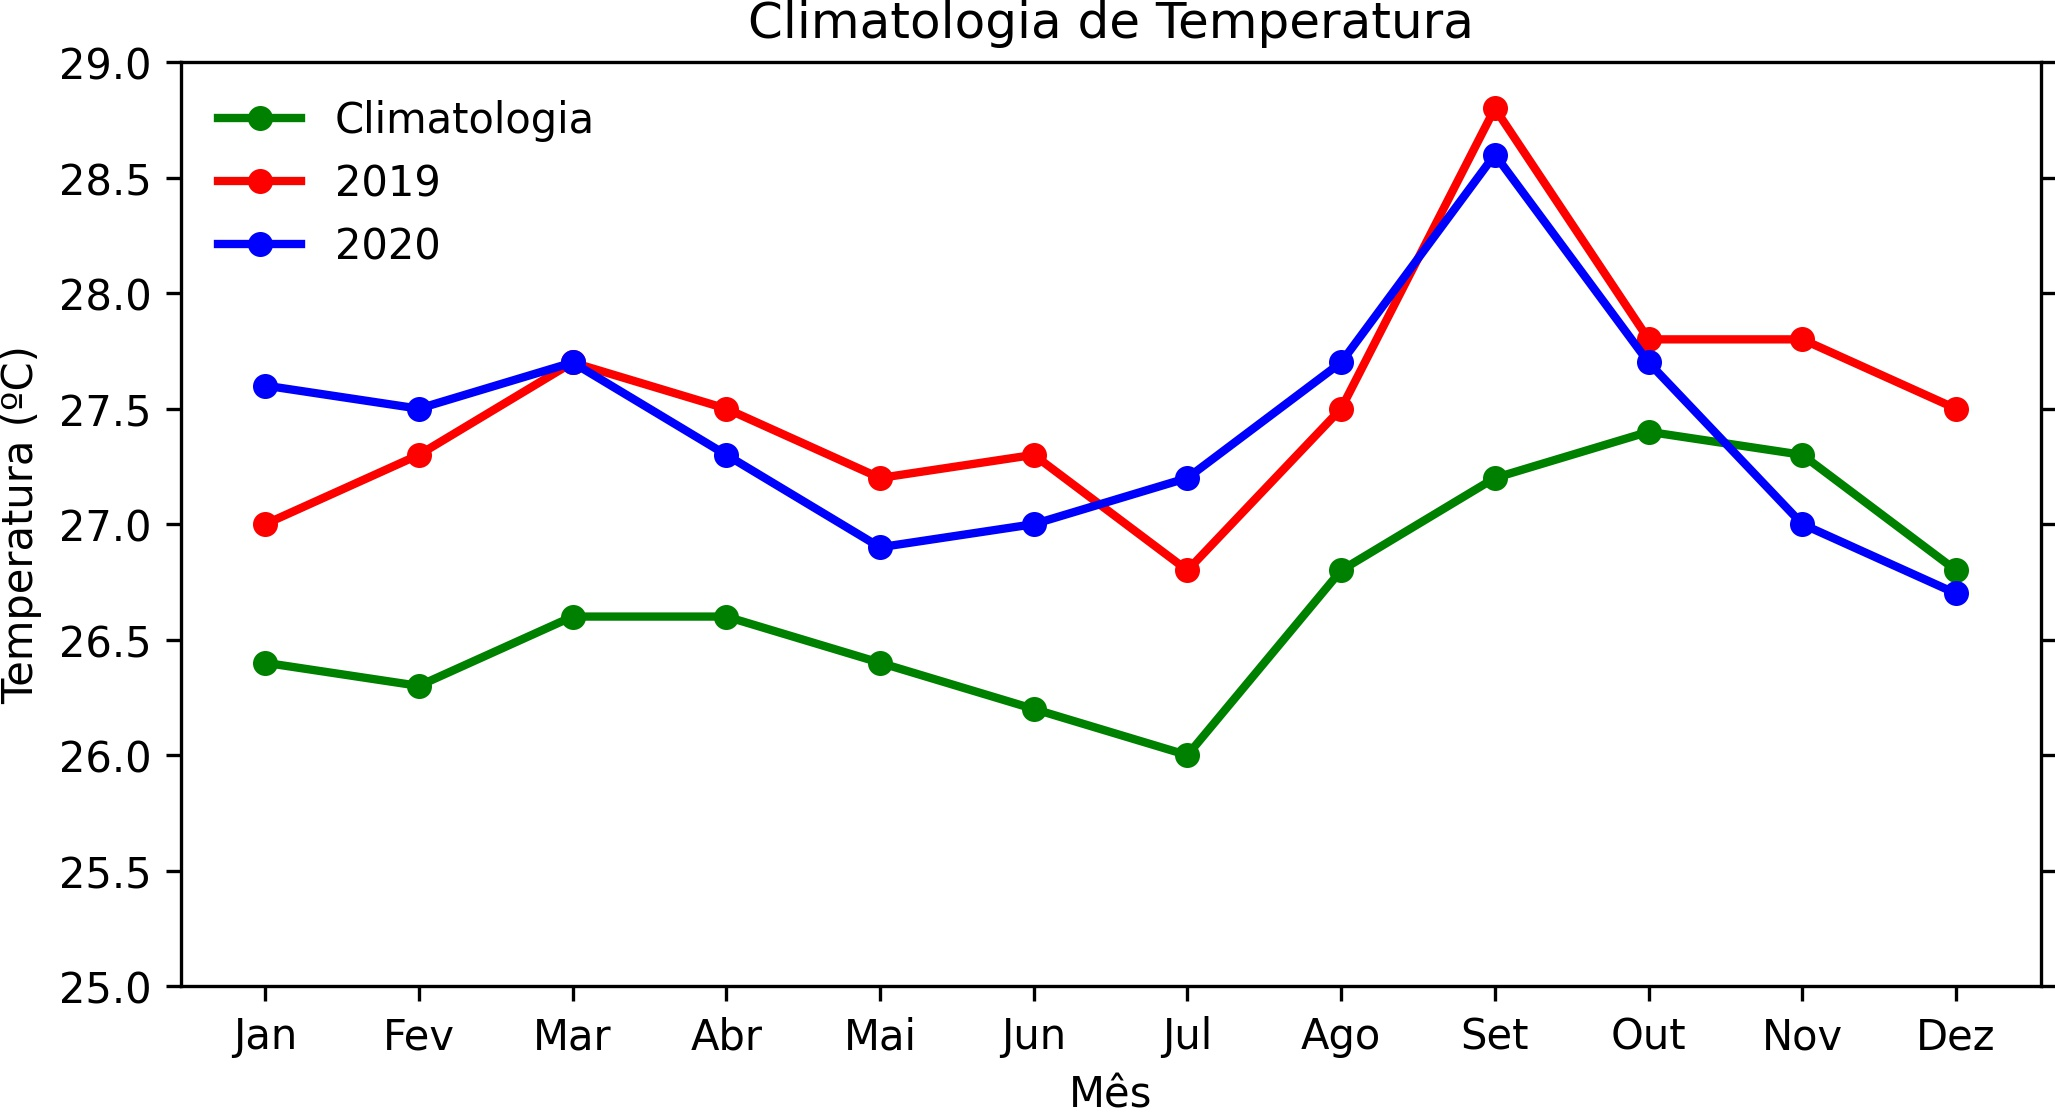

Here is the Python script that generated this plot:
import pandas as pd
import matplotlib.pyplot as plt

# Abertura do arquivo temperatura.txt com o separador TAB. Adiciona também o título de cada coluna.
# O arquivo tem formato de 12 linhas por 4 colunas. A primeira coluna é o mês, a segunda, a climatologia, 
# a terceria, o ano de 2019 e a quarta, o ano de 2020.
# Utiliza o separador '\t' que quer dizer TAB e cria o título para cada uma das colunas.
df = pd.read_csv('../dados/texto/temperatura.txt', sep= '\t', names=['Mês', 'Climatologia', '2019', '2020'])

x = df['Mês']  # Importa os valores da coluna Mês.
y1 = df['Climatologia']  # Importa os valores da coluna Climatologia.
y2 = df['2019']  # Importa os valores da coluna 2019.
y3 = df['2020']  # Importa os valores da coluna 2020.

# Explicar isso. Comprimento e altura da figura.
fig, ax = plt.subplots(figsize=(8, 4))

# Plot da figura:
ax.plot(x, y1, color='green', marker='o', linestyle='solid', linewidth=2, markersize=5, label='Climatologia')
ax.plot(x, y2, color='red', marker='o', linestyle='solid', linewidth=2, markersize=5, label='2019')
ax.plot(x, y3, color='blue', marker='o', linestyle='solid', linewidth=2, markersize=5, label='2020')

# Título principal da figura:
ax.set_title('Climatologia de Temperatura')

# Formatação do eixo x:
ax.set_xlabel('Mês', fontsize=10)  # Título do eixo x e o seu tamanho.
plt.xticks(fontsize=10)  # Tamanho dos rótulos do eixo x.

# Formatação do eixo y:
ax.set_ylabel('Temperatura (ºC)', fontsize=10)  # Título do eixo y e o seu tamanho.
ax.set_ylim(25, 29)  # Mínimo e máximo valor do eixo y.
ax.set_yticks(ticks=[25, 25.5, 26, 26.5 , 27, 27.5, 28, 28.5, 29])  # Rótulos do eixo y definido pelo usuário.
plt.yticks(fontsize=10)  # Tamanho dos rótulos do eixo y.
plt.tick_params(axis='y', right=True)  # Habilita o tickmark do eixo direito.

#  Gera a legenda sem borda, define localização e o seu tamanho:
plt.legend(frameon =False, loc='upper left', fontsize=10)

#  Salva a figura no formato ".jpg" com dpi=300 e remove espaços excedentes.
plt.savefig('ex04.jpg', transparent=True, dpi=300, bbox_inches='tight', pad_inches=0)